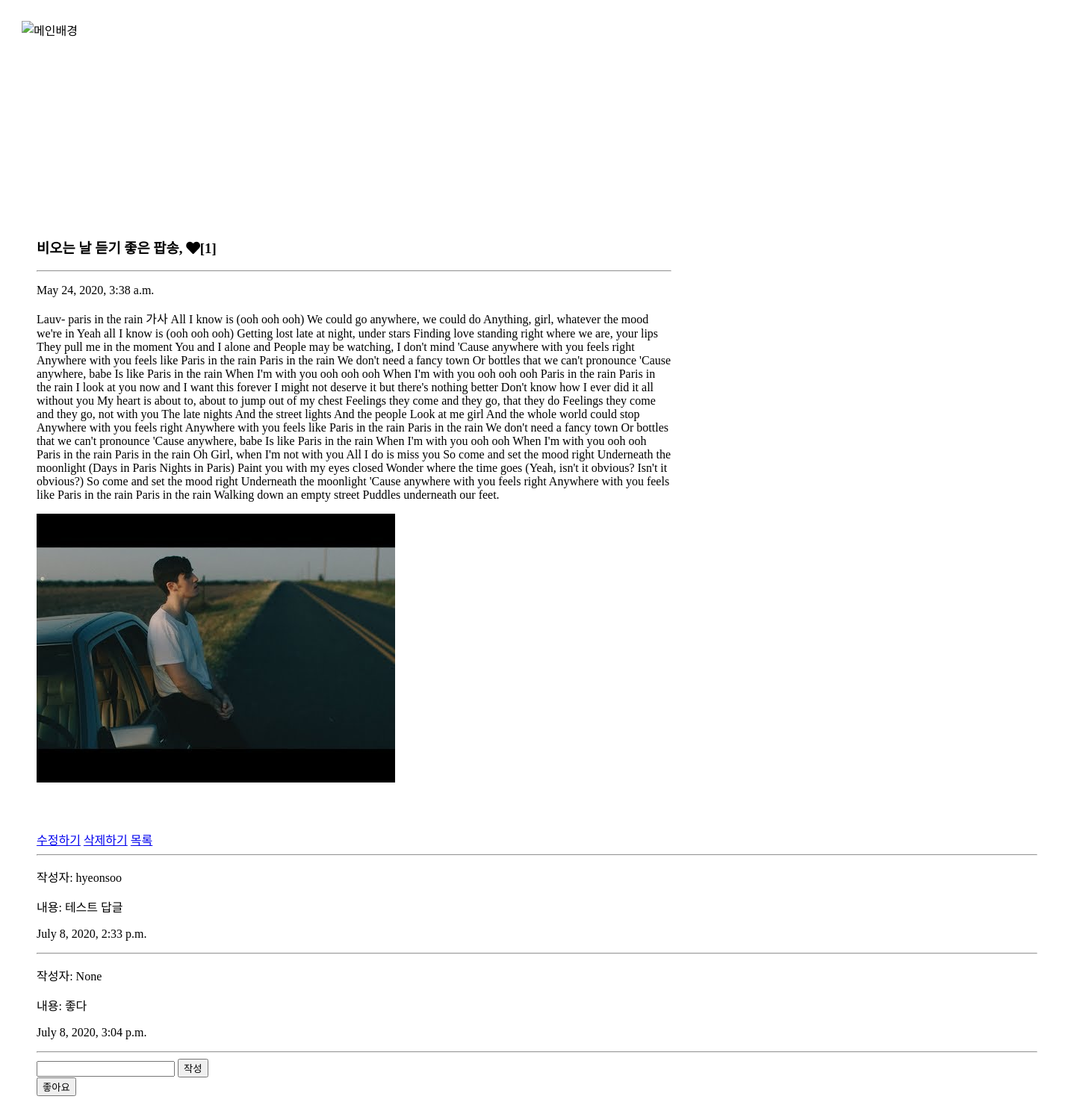
The app's page /blog/5 with its own data.
### blog/models.py (models this page shows, shortened)
class Blog(models.Model):
    title = models.CharField(max_length=100)
    pub_date = models.DateTimeField()
    body = models.TextField()
    image = models.ImageField(upload_to="blog/", blank=True, null=True) #media/blog/파일이름
    like = models.ManyToManyField(settings.AUTH_USER_MODEL, related_name='likers')

class Comment(models.Model):
    blog = models.ForeignKey(Blog, on_delete=models.CASCADE, related_name='comments')
    author = models.ForeignKey(settings.AUTH_USER_MODEL, on_delete=models.SET_NULL, null=True, blank=True, related_name='comments')
    body = models.TextField()
    pub_date = models.DateTimeField(auto_now_add=True)

### blog/views.py (the view)
# urls.py: path('<int:blog_id>', views.detail, name = "detail"),
def detail(request,blog_id):
    blog = get_object_or_404(Blog, pk = blog_id)
    like_num = len(blog.like.all())
    comments = Comment.objects.filter(blog=blog)
    return render(request, 'detail.html',{'blog' :blog, 'comments' :comments, 'likes': like_num})

### blog/templates/detail.html (shortened to what this page needs)
<!DOCTYPE html>
<html lang="en">
    <head>
        <link rel="stylesheet" href="https://use.fontawesome.com/releases/v5.5.0/css/all.css">
    </head>
{% load static %}
    <body>
        <div id="container">
            <div id="image">
                <img src={% static 'gradient1.png' %} alt="메인배경" width="1380" height="250px">
            </div>
            <div id="content">
                <h3>{{blog.title}}, <i class="fas fa-heart"></i>[{{likes}}]</h3>
                <hr>
                <p>{{blog.pub_date}}</p>
                <p>{{blog.body}}</p>
                <img src="{{blog.image.url}}">
            </div>
            <div id="footer">
                <a href="{%url 'edit' blog.id %}">수정하기</a>
                <a href="{%url 'delete' blog.id %}">삭제하기</a>
                <a href="{%url 'list'%}"> 목록 </a>
                <hr>
                {% for comment in comments %}
                <p>작성자: {{comment.author}}</p>
                <p>내용: {{comment.body}}</p>
                <p>{{comment.pub_date}}</p>
                <hr>
                {% endfor %}
                <form action="/blog/commenting/{{blog.id}}" method="POST">
                <input type="text" name='body'>
                <button type="submit">작성</button>
                </form>
                <form action="/blog/like/{{blog.id}}" method="get">
                    <button type="submit">좋아요</button>
                </form>
            </div>
        </div>
    </body>
</html>

### blog/templates/detail.html (style rules this page uses)
#container { width: 1380px; margin: 0px auto; padding: 20px; }
#image { width: 1380px; height: 250px; }
#content { width: 850px; padding: 20px; margin-bottom: 20px; float: left; }
#footer { clear: both; padding: 20px; }

### records on screen
Blog: title "비오는 날 듣기 좋은 팝송", pub_date "May 24, 2020, 3:38 a.m.", body "Lauv- paris in the rain 가사 All I know is (ooh ooh ooh) We could go anywhere, we could do Anything, girl, whatever the mood we're in Yeah all I know is (ooh ooh ooh) Getting lost late at night, under stars Finding love standing right where we are, your lips They pull me in the moment You and I alone and People may be watching, I don't mind 'Cause anywhere with you feels right Anywhere with you feels like Paris in the rain Paris in the rain We don't need a fancy town Or bottles that we can't pronounce 'Cause anywhere, babe Is like Paris in the rain When I'm with you ooh ooh ooh When I'm with you ooh ooh ooh Paris in the rain Paris in the rain I look at you now and I want this forever I might…", image (picture)
Comment: author "hyeonsoo", body "테스트 답글", pub_date "July 8, 2020, 2:33 p.m."
Comment: author "None", body "좋다", pub_date "July 8, 2020, 3:04 p.m."

### other values on screen
{{ likes }} "1"
